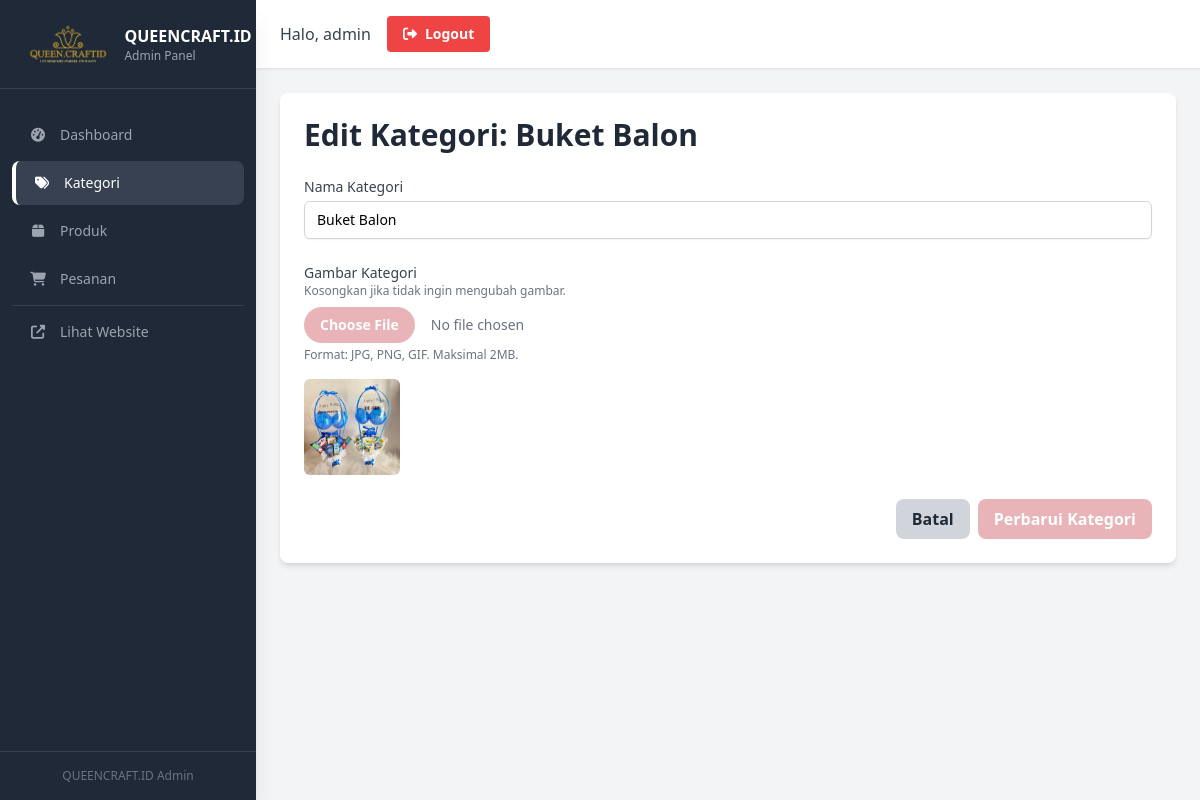
The app's page /admin/categories/edit.php?id=4 (signed in) with its own data.
### tables this page shows
CREATE TABLE `categories` (
  `id` int(11) NOT NULL,
  `name` varchar(100) NOT NULL,
  `slug` varchar(100) NOT NULL,
  `description` text DEFAULT NULL,
  `image_url` varchar(255) NOT NULL DEFAULT 'category-default.jpg',
  `created_at` timestamp NOT NULL DEFAULT current_timestamp()
);

### admin/categories/edit.php (the view, shortened to what this page needs)
<?php
require_once '../../includes/db.php';
 $category_id = $_GET['id'];
 $stmt = $pdo->prepare("SELECT * FROM categories WHERE id = ?");
 $stmt->execute([$category_id]);
 $category = $stmt->fetch(PDO::FETCH_ASSOC);
require_once '../includes/admin-header.php';
?>
<div class="bg-white p-6 rounded-lg shadow-md">
    <h1 class="text-3xl font-bold text-gray-800 mb-6">Edit Kategori: <?php echo htmlspecialchars($category['name']); ?></h1>
    <form action="edit.php?id=<?php echo $category_id; ?>" method="POST" enctype="multipart/form-data" class="space-y-6">
        <div>
            <label for="name" class="block text-sm font-medium text-gray-700">Nama Kategori</label>
            <input type="text" name="name" id="name" value="<?php echo htmlspecialchars($category['name']); ?>" required
                   class="mt-1 block w-full px-3 py-2 border border-gray-300 rounded-md shadow-sm focus:outline-none focus:ring-primary focus:border-primary sm:text-sm">
        </div>
        <div>
            <label for="image" class="block text-sm font-medium text-gray-700">Gambar Kategori</label>
            <p class="text-xs text-gray-500 mb-2">Kosongkan jika tidak ingin mengubah gambar.</p>
            <input type="file" name="image" id="image" accept="image/*"
                   class="mt-1 block w-full text-sm text-gray-500 file:mr-4 file:py-2 file:px-4 file:rounded-full file:border-0 file:text-sm file:font-semibold file:bg-primary file:text-white hover:file:bg-pink-700">
            <p class="text-xs text-gray-500 mt-1">Format: JPG, PNG, GIF. Maksimal 2MB.</p>
            <img src="../../assets/images/categories/<?php echo htmlspecialchars($category['image_url']); ?>" alt="Current Image" class="mt-4 h-24 w-24 object-cover rounded-md">
        </div>
        <div class="flex items-center justify-end">
            <a href="index.php" class="bg-gray-300 hover:bg-gray-400 text-gray-800 font-bold py-2 px-4 rounded-lg mr-2 transition-colors">Batal</a>
            <button type="submit" class="bg-primary hover:bg-pink-700 text-white font-bold py-2 px-4 rounded-lg transition-colors">Perbarui Kategori</button>
        </div>
    </form>
</div>
<?php require_once '../includes/admin-footer.php'; ?>

### records on screen
categories: name "Buket Balon", image_url (picture)

### other values on screen
$_SESSION['admin_username'] "admin"
